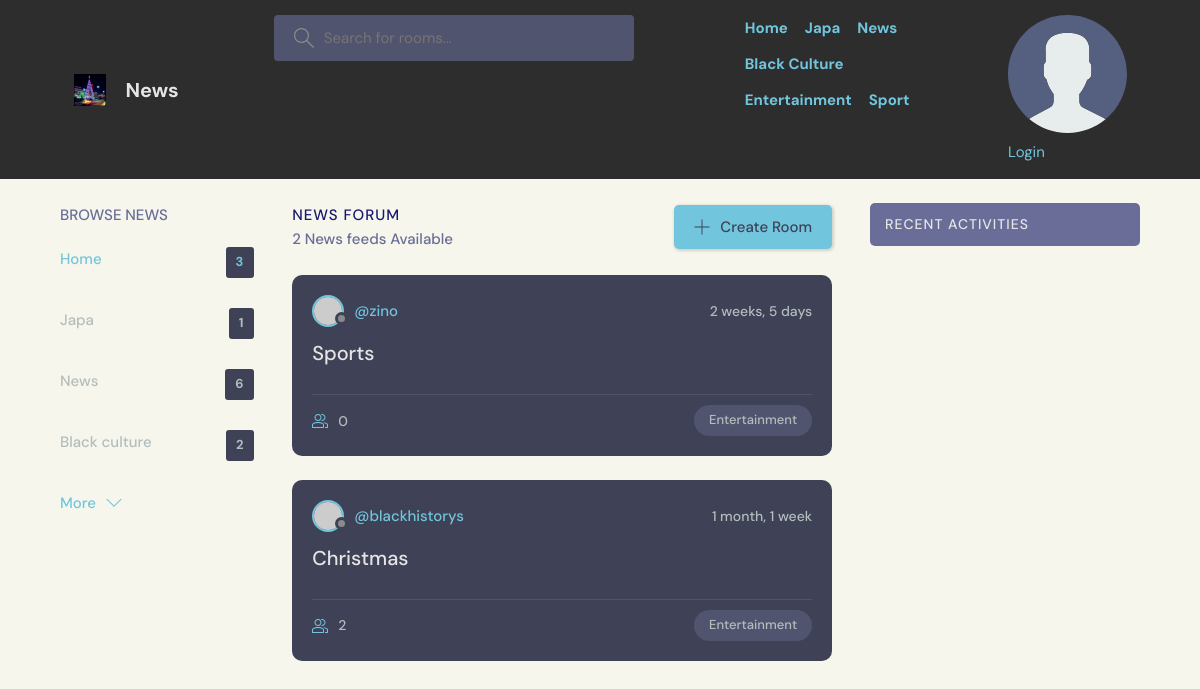
Page /?q=Entertainment on the committed database.
### blog/models.py (models this page shows, shortened)
class Category(models.Model):
    name = models.CharField(max_length=100, unique=True)

class Post(models.Model):
    title = models.CharField(max_length=200)
    author = models.ForeignKey(User, on_delete=models.CASCADE)
    content = models.TextField(blank=True, null=True)
    participants =models.ManyToManyField(User, related_name='participants', blank=True)
    image = models.ImageField(upload_to='post_images/', blank=True, null=True)
    created_at = models.DateTimeField(auto_now_add=True)
    updated_at = models.DateTimeField(auto_now=True)
    category = models.ForeignKey(Category, on_delete=models.CASCADE)
    views = models.PositiveIntegerField(default=0)
    class Meta:
        ordering = ['-updated_at', 'created_at']

### blog/views.py (the view)
# urls.py: path('', views.home, name='home'),
def home(request):
    q = request.GET.get('q') if request.GET.get('q') != None else ''
    post_details = Post.objects.filter(
        Q(title__icontains=q) |
        Q(created_at__icontains=q) |
        Q(content__icontains=q) |
        Q(category__name__icontains=q)
        )
    category = Category.objects.all()[0:3]
    user_comments = Comment.objects.all()
    post_count = post_details.count() #count the number of post in the blog
    news_comments = Comment.objects.filter(Q(content__icontains=q)) #This will help to see people you follow comments
    context ={"post_details" : post_details,
              "user_comments" : user_comments,
              "post_count" : post_count,
              "news_comments" : news_comments,
              "category": category
              }
    return render(request, 'apalaa/home.html', context=context)

### template/apalaa/home.html (shortened to what this page needs)
{% extends 'main.html' %}
{% block content %}
    <main class="layout layout--3">
      <div class="container">
        {% include 'apalaa/topics_component.html'%}
        <div class="roomList">
          <div class="roomList__header">
            <div>
              <h2>News Forum</h2>
              <p>{{post_count}} News feeds Available</p>
            </div>
            <a class="btn btn--main" href="{% url 'create' %}">
              <svg version="1.1" xmlns="http://www.w3.org/2000/svg" width="32" height="32" viewBox="0 0 32 32">
                <title>add</title>
                <path
                  d="M16.943 0.943h-1.885v14.115h-14.115v1.885h14.115v14.115h1.885v-14.115h14.115v-1.885h-14.115v-14.115z"
                ></path>
              </svg>
              Create Room
            </a>
          </div>
        {% include 'apalaa/feed_component.html'%}
        </div>
        {% include 'apalaa/user_activities.html' %}
      </div>
    </main>
{% endblock content %}

### template/apalaa/topics_component.html
<div class="topics">
    <div class="topics__header">
      <h2>Browse News</h2>
    </div>
    <ul class="topics__list">
      <li>
        <a href="{% url 'home' %}" class="active">Home <span>{{category.count}}</span></a>
      </li>
      {% for user in category %}
      <li>
        <a href="{% url 'home' %}?q={{user.name}}">{{user.name}}<span>{{user.post_set.all.count}}</span></a>
      </li>
      {% endfor %}
    </ul>
    <a class="btn btn--link" href="{% url 'topics' %}">
      More
      <svg version="1.1" xmlns="http://www.w3.org/2000/svg" width="32" height="32" viewBox="0 0 32 32">
        <title>chevron-down</title>
        <path d="M16 21l-13-13h-3l16 16 16-16h-3l-13 13z"></path>
      </svg>
    </a>
  </div>

### template/apalaa/feed_component.html (shortened to what this page needs)
{% for post_detail in post_details %}
<div class="roomListRoom">
    <div class="roomListRoom__header">
      <a href="{% url 'profile' post_detail.author.id %}" class="roomListRoom__author">
        <div class="avatar avatar--small">
          <img src="https://randomuser.me/api/portraits/women/11.jpg" />
        </div>
        <span>@{{post_detail.author.username}}</span>
      </a>
      <div class="roomListRoom__actions">
        <span>{{post_detail.created_at|timesince}}</span>
      </div>
    </div>
    <div class="roomListRoom__content">
      <a href="{% url 'news' post_detail.id%}">{{post_detail.title}}</a>
    </div>
    <div class="roomListRoom__meta">
      <a href="{% url 'news' post_detail.id %}" class="roomListRoom__joined">
        {{post_detail.participants.all.count}}
      </a>
      <p class="roomListRoom__topic">{{post_detail.category.name}}</p>
    </div>
</div>
{% endfor %}

### static/styles/style.css (style rules this page uses)
:root { --color-main: #71c6dd; --color-main-light: #e1f6fb; --color-dark: #3f4156; --color-dark-medium: #51546e; --color-dark-light: #696d97; --color-light: #e5e5e5; --color-gray: #8b8b8b; --color-light-gray: #b2bdbd; --color-bg: #2d2d39; --color-success: #5dd693; --color-error: #fc4b0b; }
* { font-family: "DM Sans", -apple-system, BlinkMacSystemFont, "Segoe UI", Roboto, Oxygen, Ubuntu, Cantarell, "Open Sans", "Helvetica Neue", sans-serif; margin: 0; padding: 0; box-sizing: border-box; text-rendering: optimizeLegibility; font-size: inherit; }
html { font-size: 56.25%; }
@media only screen and (min-width: 1200px) { html { font-size: 62.5%; } }
body { line-height: 1.6; font-weight: 400; font-size: 1.5rem; color: var(--color-light-gray); background-color: #F6F6EC; min-height: 100vh; }
img { width: 100%; }
a { display: inline-block; color: var(--color-main); text-decoration: none; }
.container { max-width: 120rem; width: 90%; margin: auto; }
.btn { background-color: transparent; border: none; display: inline-flex; align-items: center; gap: 1rem; cursor: pointer; transition: all ease-in-out 0.3s; padding: 1rem 2rem; border-radius: 5px; box-shadow: 1px 1px 3px 1px rgba(0, 0, 0, 0.15); font-weight: 500; }
.btn--link { border-radius: 0; padding: 0; color: var(--color-main); box-shadow: none; }
.btn--main { background-color: var(--color-main); color: var(--color-dark); }
.btn > svg { fill: currentColor; width: 1.6rem; height: 1.6rem; }
.avatar { position: relative; display: inline-block; border-radius: 50%; border: 2px solid var(--color-main); }
.avatar img { display: block; border-radius: 50%; object-fit: cover; object-position: center; }
.avatar::after { content: ""; display: block; position: absolute; background-color: var(--color-gray); z-index: 111; border-radius: 50%; border: 0.3rem solid var(--color-dark); }
.avatar.avatar--small img { width: 2.8rem; height: 2.8rem; }
.avatar.avatar--small:after { width: 0.7rem; height: 0.7rem; bottom: 0px; right: -6px; }
.layout { margin-top: 2.4rem; }
.layout > .container { display: flex; justify-content: space-between; align-items: flex-start; }
.layout--3 > .container > div:first-child { flex-basis: 18%; max-width: 22.5rem; }
.layout--3 > .container > div:nth-child(2) { flex-basis: 50%; }
.topics__header { margin-bottom: 2rem; }
.topics__header h2 { text-transform: uppercase; font-weight: 500; color: var(--color-dark-light); }
.topics__list { list-style: none; }
.topics__list li a { display: flex; justify-content: space-between; margin-bottom: 3rem; font-weight: 500; color: var(--color-light-gray); transition: all 0.3s ease-in-out; }
.topics__list li a.active, .topics__list li a:hover { color: var(--color-main); }
.topics__list li a span { padding: 0.5rem 1rem; background-color: var(--color-dark); border-radius: 3px; font-size: 1.3rem; font-weight: 700; letter-spacing: 1px; }
.roomList__header { display: flex; justify-content: space-between; align-items: center; margin-bottom: 2.4rem; }
.roomList__header h2 { text-transform: uppercase; font-weight: 500; color: #181870; letter-spacing: 1px; }
.roomList__header p { font-weight: 500; color: var(--color-dark-light); }
.roomListRoom { margin-bottom: 2.4rem; background-color: var(--color-dark); border-radius: 1rem; padding: 2rem; }
.roomListRoom__header { display: flex; justify-content: space-between; align-items: center; }
.roomListRoom__author { font-weight: 500; display: flex; align-items: center; gap: 1rem; }
.roomListRoom__actions { display: flex; align-items: flex-start; gap: 1rem; position: relative; }
.roomListRoom__actions span { font-size: 1.4rem; font-weight: 500; }
.roomListRoom__content { margin: 1rem 0; }
.roomListRoom__content a { font-size: 2rem; font-weight: 500; margin-bottom: 1.5rem; color: var(--color-light); transition: all 0.3s ease-in-out; }
.roomListRoom__meta { border-top: 1px solid var(--color-dark-medium); padding-top: 1rem; display: flex; align-items: center; justify-content: space-between; }
.roomListRoom__joined { color: var(--color-light-gray); display: flex; align-items: center; gap: 1rem; font-size: 1.4rem; font-weight: 500; }
.roomListRoom__joined svg { fill: var(--color-main); width: 1.6rem; height: 1.6rem; }
.roomListRoom__topic { padding: 5px 1.5rem; background-color: var(--color-dark-medium); border-radius: 5rem; font-weight: 500; font-size: 1.3rem; }

### rows in the picture
Category: name "Japa", post_set.all.count "1"
Category: name "News", post_set.all.count "6"
Category: name "Black culture", post_set.all.count "2"
Post: author.username "zino", created_at "2 weeks, 5 days", title "Sports", participants.all.count "0", category.name "Entertainment"
Post: author.username "blackhistorys", created_at "1 month, 1 week", title "Christmas", participants.all.count "2", category.name "Entertainment"

### other values in the picture
{{ category.count }} "3"
{{ post_count }} "2"
